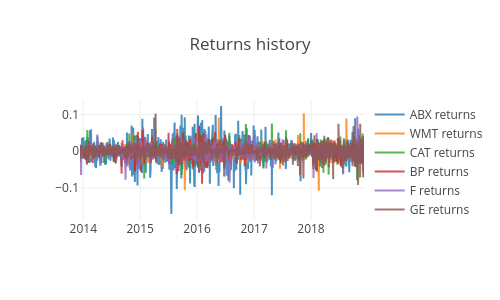

Notebook code for this chart:
### Code cell
plot_returns(returns, asset_names)

### Figure 1 — Plotly figure (JSON) as saved in the notebook; plotly's stock layout.template omitted (floating-point values rounded to 4 significant figures; data arrays with more than 128 entries replaced by an {"elided": "..."} marker saying what was removed)
{"data": [{"name": "ABX returns", "opacity": 0.8, "type": "scatter", "uid": "86d03e9c-0218-11e9-a26b-dca904777f27", "x": {"elided": "1257 str values"}, "y": {"elided": "1257 float values"}}, {"name": "WMT returns", "opacity": 0.8, "type": "scatter", "uid": "86d0404a-0218-11e9-9963-dca904777f27", "x": {"elided": "1257 str values"}, "y": {"elided": "1257 float values"}}, {"name": "CAT returns", "opacity": 0.8, "type": "scatter", "uid": "86d04146-0218-11e9-9952-dca904777f27", "x": {"elided": "1257 str values"}, "y": {"elided": "1257 float values"}}, {"name": "BP returns", "opacity": 0.8, "type": "scatter", "uid": "86d04202-0218-11e9-bed8-dca904777f27", "x": {"elided": "1257 str values"}, "y": {"elided": "1257 float values"}}, {"name": "F returns", "opacity": 0.8, "type": "scatter", "uid": "86d042c0-0218-11e9-87b9-dca904777f27", "x": {"elided": "1257 str values"}, "y": {"elided": "1257 float values"}}, {"name": "GE returns", "opacity": 0.8, "type": "scatter", "uid": "86d04368-0218-11e9-9386-dca904777f27", "x": {"elided": "1257 str values"}, "y": {"elided": "1257 float values"}}], "layout": {"autosize": false, "height": 300, "title": "Returns history", "width": 500}}
